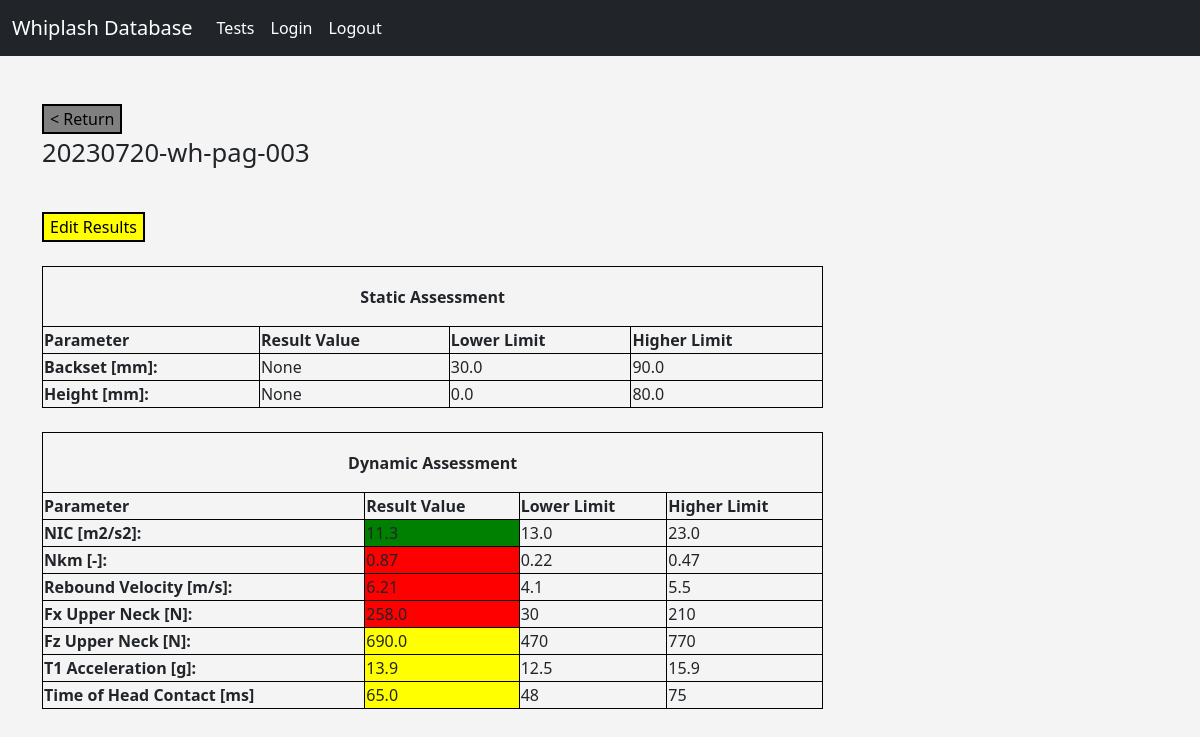
The page /test/4 (signed in) on the database its author committed.
### models.py (models this page shows, shortened)
class Test(db.Model):
    id = db.Column(db.Integer, primary_key=True)
    label = db.Column(db.String(128), index=True, unique=False)
    pulse_id = db.Column(db.Integer, db.ForeignKey('pulse.id'))
    sample_id = db.Column(db.Integer, db.ForeignKey('sample.id'))
    result_id = db.relationship('Result', backref='test', uselist=False, cascade='all, delete, delete-orphan')

class Result(db.Model):
    id = db.Column(db.Integer, primary_key=True)
    backset = db.Column(db.Float, unique=False)
    height = db.Column(db.Float, unique=False)
    NIC = db.Column(db.Float, index=False, unique=False)
    Nkm = db.Column(db.Float, index=False, unique=False)
    rebound_velocity = db.Column(db.Float, index=False, unique=False)
    Fx_upper_neck = db.Column(db.Float, index=False, unique=False)
    Fz_upper_neck = db.Column(db.Float, index=False, unique=False)
    T1_acceleration = db.Column(db.Float, index=False, unique=False)
    time_head_contact = db.Column(db.Float, index=False, unique=False)
    test_id = db.Column(db.Integer, db.ForeignKey('test.id'))

### routes.py (the view)
@app.route('/test/<int:id>', methods=['GET', 'POST'])
@login_required
def test(id):
    test_data = Test.query.get(id)
    result_data = Result.query.get(id)
    pulse_data = Pulse.query.get(Test.query.get(id).pulse_id)
    return render_template('result.html', template_test=test_data, template_result=result_data,
                           template_pulse=pulse_data)

### routes.py (called while the page is built)
@login_manager.user_loader
def load_user(user_id):
    return User.query.get(int(user_id))

### templates/result.html (shortened to what this page needs)
{% extends "base.html"  %}
{%block content%}
    <br>
    <div>
        <a href="{{url_for('profile')}}"> <button class="button button1"> < Return </button> </a>
        <p style="font-size:160%;"> {{template_test.label}} </p>
    </div>
    <br>
    <div>
    <a href="{{url_for('update', id=template_result.id) }}"> <button class="button button2">Edit Results</button> </a>
    </div>
    {% if template_pulse.severity == 'Low' %}
        {% include 'result_template_low.html' %}
    {% elif template_pulse.severity == 'Medium' %}
        {% include 'result_template_medium.html' %}
    {% else %}
        {% include 'result_template_high.html' %}
    {% endif %}
{%endblock%}

### templates/result_template_high.html (shortened to what this page needs)
{% set backset_Bottom = 30.0 %}
{% set backset_Top = 90.0 %}
{% set height_Bottom = 0.0 %}
{% set height_Top = 80.0 %}
{% set NIC_Bottom_High = 13.0 %}
{% set NIC_Top_High = 23.0 %}
{% set Nkm_Bottom_High = 0.22 %}
{% set Nkm_Top_High = 0.47 %}
{% set Rebound_Vel_Bottom_High = 4.1 %}
{% set Rebound_Vel_Top_High = 5.50 %}
{% set Fx_UN_Bottom_High = 30 %}
{% set Fx_UN_Top_High = 210 %}
{% set Fz_UN_Bottom_High = 470 %}
{% set Fz_UN_Top_High = 770 %}
{% set T1_acc_Bottom_High = 12.5 %}
{% set T1_acc_Top_High = 15.9 %}
{% set Time_Cont_Bottom_High = 48 %}
{% set Time_Cont_Top_High = 75 %}
<table style="width:70%">
            <tr height="60px">
                <th colspan="4" style="text-align: center">
                    Static Assessment
                </th>
            </tr>
            <tr>
                <th>Parameter</th>
                <th>Result Value</th>
                <th>Lower Limit</th>
                <th>Higher Limit</th>
            </tr>
            <tr>
                <th> Backset [mm]: </th>
                    <td> {{template_result.backset}} </td>
                    <td> {{backset_Bottom}} </td>
                    <td> {{backset_Top}} </td>
            </tr>
            <tr>
                <th> Height [mm]: </th>
                    <td> {{template_result.height}} </td>
                    <td> {{height_Bottom}} </td>
                    <td> {{height_Top}} </td>
            </tr>
</table>
<table style="width:70%">
            <tr height="60px">
                <th colspan="4" style="text-align: center">
                    Dynamic Assessment
                </th>
            </tr>
            <tr>
                <th>Parameter</th>
                <th>Result Value</th>
                <th>Lower Limit</th>
                <th>Higher Limit</th>
            </tr>
            <tr>
                <th> NIC [m2/s2]: </th>
                {% if template_result.NIC < NIC_Bottom_High %}
                    <td bgcolor="green"> {{template_result.NIC}} </td>
                {%elif ((template_result.NIC >= NIC_Bottom_High) and (template_result.NIC < NIC_Top_High)) %}
                    <td bgcolor="yellow"> {{template_result.NIC}} </td>
                {% else %}
                    <td bgcolor="red"> {{template_result.NIC}} </td>
                {%endif%}
                <td> {{NIC_Bottom_High}} </td>
                <td> {{NIC_Top_High}} </td>
            </tr>
            <tr>
                <th> Nkm [-]: </th>
             {% if template_result.Nkm < Nkm_Bottom_High %}
                    <td bgcolor="green"> {{template_result.Nkm}} </td>
                {%elif ((template_result.Nkm >= Nkm_Bottom_High) and (template_result.Nkm < Nkm_Top_High)) %}
                    <td bgcolor="yellow"> {{template_result.Nkm}} </td>
                {% else %}
                    <td bgcolor="red"> {{template_result.Nkm}} </td>
                {%endif%}
                <td> {{Nkm_Bottom_High}} </td>
                <td> {{Nkm_Top_High}} </td>
            </tr>
            <tr>
                <th> Rebound Velocity [m/s]: </th>
                {% if template_result.rebound_velocity < Rebound_Vel_Bottom_High %}
                    <td bgcolor="green"> {{template_result.rebound_velocity}} </td>
                {%elif ((template_result.rebound_velocity >= Rebound_Vel_Bottom_High) and (template_result.rebound_velocity < Rebound_Vel_Top_High)) %}
                    <td bgcolor="yellow"> {{template_result.rebound_velocity}} </td>
                {% else %}
                    <td bgcolor="red"> {{template_result.rebound_velocity}} </td>
                {%endif%}
                <td> {{Rebound_Vel_Bottom_High}} </td>
                <td> {{Rebound_Vel_Top_High}} </td>
            </tr>
            <tr>
                <th> Fx Upper Neck [N]: </th>
                {% if template_result.Fx_upper_neck < Fx_UN_Bottom_High %}
                    <td bgcolor="green"> {{template_result.Fx_upper_neck}} </td>
                {%elif ((template_result.Fx_upper_neck >= Fx_UN_Bottom_High) and (template_result.Fx_upper_neck < Fx_UN_Top_High)) %}
                    <td bgcolor="yellow"> {{template_result.Fx_upper_neck}} </td>
                {% else %}
                    <td bgcolor="red"> {{template_result.Fx_upper_neck}} </td>
                {%endif%}
                <td> {{Fx_UN_Bottom_High}} </td>
                <td> {{Fx_UN_Top_High}} </td>
            </tr>
            <tr>
                <th> Fz Upper Neck [N]: </th>
                 {% if template_result.Fz_upper_neck < Fz_UN_Bottom_High %}
                    <td bgcolor="green"> {{template_result.Fz_upper_neck}} </td>
                {%elif ((template_result.Fz_upper_neck >= Fz_UN_Bottom_High) and (template_result.Fz_upper_neck < Fz_UN_Top_High)) %}
                    <td bgcolor="yellow"> {{template_result.Fz_upper_neck}} </td>
                {% else %}
                    <td bgcolor="red"> {{template_result.Fz_upper_neck}} </td>
                {%endif%}
                <td> {{Fz_UN_Bottom_High}} </td>
                <td> {{Fz_UN_Top_High}} </td>
            </tr>
            <tr>
                <th> T1 Acceleration [g]: </th>
                {% if template_result.T1_acceleration < T1_acc_Bottom_High %}
                    <td bgcolor="green"> {{template_result.T1_acceleration}} </td>
                {%elif ((template_result.T1_acceleration >= T1_acc_Bottom_High) and (template_result.T1_acceleration < T1_acc_Top_High)) %}
                    <td bgcolor="yellow"> {{template_result.T1_acceleration}} </td>
                {% else %}
                    <td bgcolor="red"> {{template_result.T1_acceleration}} </td>
                {%endif%}
                <td> {{T1_acc_Bottom_High}} </td>
                <td> {{T1_acc_Top_High}} </td>
            </tr>
            <tr>
                <th> Time of Head Contact [ms] </th>
                {% if template_result.time_head_contact < Time_Cont_Bottom_High %}
                    <td bgcolor="green"> {{template_result.time_head_contact}} </td>
                {%elif ((template_result.time_head_contact >= Time_Cont_Bottom_High) and (template_result.time_head_contact < Time_Cont_Top_High)) %}
                    <td bgcolor="yellow"> {{template_result.time_head_contact}} </td>
                {% else %}
                    <td bgcolor="red"> {{template_result.time_head_contact}} </td>
                {%endif%}
                <td> {{Time_Cont_Bottom_High}} </td>
                <td> {{Time_Cont_Top_High}} </td>
            </tr>
</table>

### static/css/style.css (style rules this page uses)
body { background: #f4f4f4; }

### templates/result.html (style rules this page uses)
table, th, td { border:1px solid black; }
.button1 { background-color: grey; color: black; border: 2px solid black; }
.button2 { background-color: yellow; color: black; border: 2px solid black; }

### rows shown on the page
Test: label "20230720-wh-pag-003"
Result: backset "None", height "None", NIC "11.3", Nkm "0.87", rebound_velocity "6.21", Fx_upper_neck "258.0", Fz_upper_neck "690.0", T1_acceleration "13.9", time_head_contact "65.0"

### other values the page prints
{{ backset_Bottom }} "30.0"
{{ backset_Top }} "90.0"
{{ height_Bottom }} "0.0"
{{ height_Top }} "80.0"
{{ NIC_Bottom_High }} "13.0"
{{ NIC_Top_High }} "23.0"
{{ Nkm_Bottom_High }} "0.22"
{{ Nkm_Top_High }} "0.47"
{{ Rebound_Vel_Bottom_High }} "4.1"
{{ Rebound_Vel_Top_High }} "5.5"
{{ Fx_UN_Bottom_High }} "30"
{{ Fx_UN_Top_High }} "210"
{{ Fz_UN_Bottom_High }} "470"
{{ Fz_UN_Top_High }} "770"
{{ T1_acc_Bottom_High }} "12.5"
